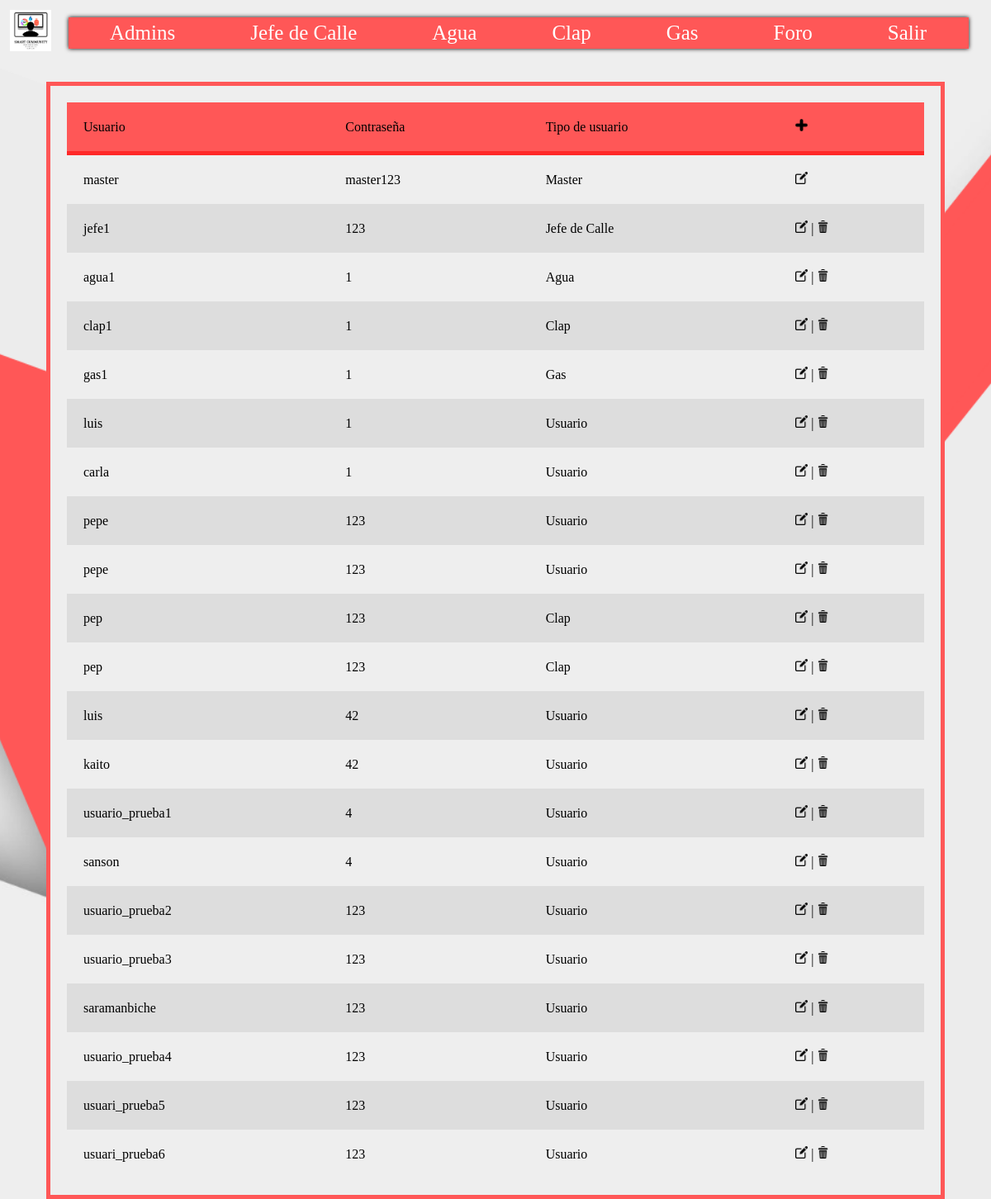
Page /index.php?action=Master (signed in) on the committed database.
### tables this page shows
CREATE TABLE `usuario` (
  `id` int(11) NOT NULL,
  `usuario` char(20) NOT NULL,
  `password` char(25) NOT NULL,
  `idPermiso` int(1) NOT NULL,
  `IdSector` int(1) DEFAULT NULL
);

CREATE TABLE `permiso` (
  `id` int(1) NOT NULL,
  `permiso` char(20) NOT NULL
);

### index.php (called while the page is built, shortened)
<?php
	require_once "controllers/controller.php";
	require_once "models/crud.php";
	$mvc = new MvcController();
	$mvc->plantillaUno();
?>

### models/conexion.php (called while the page is built)
<?php
	class Conexion{
		public static function conectar(){
			$link = new PDO("mysql:host=localhost;dbname=proyecto","root","");
			return $link;
		}
	}
?>

### models/crud.php (called while the page is built, shortened)
<?php
	require_once "conexion.php";
	class Datos extends Conexion{
		public static function permisosModel($datosmodel, $tabla){
			$stmt = Conexion::conectar()->prepare("SELECT a.id, a.usuario, a.password, b.permiso FROM $tabla a inner join permiso b on a.idPermiso=b.id ");
			$stmt -> execute();
			return $stmt -> fetchAll();
		}
		public static function tipoPermisoModel($datosmodel, $tabla){
			$stmt = Conexion::conectar()->prepare("SELECT permiso FROM $tabla b WHERE b.id = $datosmodel");
			$stmt -> execute();
			return $stmt -> fetchAll();
		}
	}
?>

### controllers/controller.php (the view, shortened to what this page needs)
<?php
	class MvcController{
		public function plantillaUno(){
			include "views/template.php";
		}
		public function enlacesPaginasController(){
			if (isset($_GET["action"])) {
				$enlaces = $_GET["action"];
			}else{
				$enlaces = "index";
			}
			$respuesta = enlacesPaginas::enlacespaginasModel($enlaces);
			include $respuesta;
		}
		public function permisosController(){
			if (isset($_POST["occion"])){
				$datosC = $_POST["occion"];
				$respuesta = Datos::permisosModel($datosC, "usuario");
				$permiso = Datos::tipoPermisoModel($datosC, "permiso");
				$i=0;
				echo "	<div class='contenedor_tabla'>
				<table class='lista_usuarios'>
							<thead class='.cabecera2'>
								<tr>
									<td>Usuario</td>
									<td>Contraseña</td>
									<td>Tipo de usuario</td>
									<td>
										<a href='index.php?action=agregar&id=".$datosC."&permiso=".$permiso [$i][0]."' title='Agregar'>
										<img src='views/css/mas.png' class='icono'>
										</a>
									</td>
								</tr>
							</thead>
							<tbody>";
				while ($i < count($respuesta)){
					echo "
								<tr>
									<td>".$respuesta [$i][1]. "</td>
									<td>".$respuesta [$i][2]."</td>
									<td>".$respuesta [$i][3]."</td>
									<td>
										<a href='index.php?action=editar&id=".$respuesta [$i][0]."&user=".$respuesta [$i][1]."&pass=".$respuesta [$i][2]."&permiso=".$respuesta [$i][3]."' title='Editar'>
										<img src='views/css/editar.png' class='icono'>
										</a>";
					if ($respuesta [$i][0] != 1) {
						echo "			| <a href='index.php?action=eliminar&id=".$respuesta [$i][0]."&user=".$respuesta [$i][1]."&permiso=".$respuesta [$i][3]."' title='Eliminar'>
											<img src='views/css/eliminar.png' class='icono'>
										</a>";
					}
					echo			"</td>
								</tr>";
					$i++;
				}
				echo "		</tbody>
						</table>
						</div>";
			}
		}
	}
?>

### views/css/estilos.css (style rules this page uses)
* { padding: 0px; margin: 0px; }
body { background: url("fondo.jpg") no-repeat center center fixed; background-size: cover; }

### views/css/menu.css (style rules this page uses)
img { width: 100%; }
a { text-decoration: none; color: #fff; }

### views/css/permisos.css (style rules this page uses)
table { background-color: rgb(238,238,238);; text-align: left; border-collapse: collapse; width: 100%; }
th, td { padding: 20px; }
thead { background-color: rgb(255,087,087); border-bottom: solid 5px rgb(255,040,040); }
tbody tr:nth-child(even) { background-color: #ddd; }
.icono { width: 15px; }

### rows in the picture
usuario: usuario "master", password "master123", idPermiso.permiso "Master"
usuario: usuario "jefe1", password "123", idPermiso.permiso "Jefe de Calle"
usuario: usuario "agua1", password "1", idPermiso.permiso "Agua"
usuario: usuario "clap1", password "1", idPermiso.permiso "Clap"
usuario: usuario "gas1", password "1", idPermiso.permiso "Gas"
usuario: usuario "luis", password "1", idPermiso.permiso "Usuario"
usuario: usuario "carla", password "1", idPermiso.permiso "Usuario"
usuario: usuario "pepe", password "123", idPermiso.permiso "Usuario"
usuario: usuario "pepe", password "123", idPermiso.permiso "Usuario"
usuario: usuario "pep", password "123", idPermiso.permiso "Clap"
usuario: usuario "pep", password "123", idPermiso.permiso "Clap"
usuario: usuario "luis", password "42", idPermiso.permiso "Usuario"
usuario: usuario "kaito", password "42", idPermiso.permiso "Usuario"
usuario: usuario "usuario_prueba1", password "4", idPermiso.permiso "Usuario"
usuario: usuario "sanson", password "4", idPermiso.permiso "Usuario"
usuario: usuario "usuario_prueba2", password "123", idPermiso.permiso "Usuario"
usuario: usuario "usuario_prueba3", password "123", idPermiso.permiso "Usuario"
usuario: usuario "saramanbiche", password "123", idPermiso.permiso "Usuario"
usuario: usuario "usuario_prueba4", password "123", idPermiso.permiso "Usuario"
usuario: usuario "usuari_prueba5", password "123", idPermiso.permiso "Usuario"
usuario: usuario "usuari_prueba6", password "123", idPermiso.permiso "Usuario"
